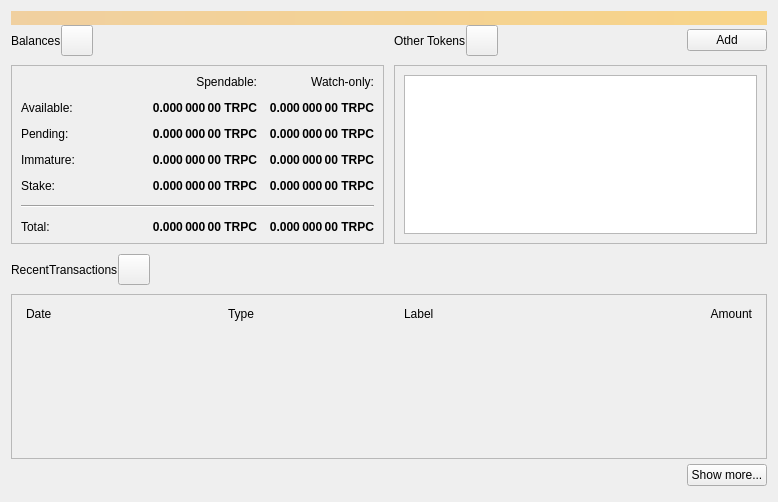
<?xml version="1.0" encoding="UTF-8"?>
<ui version="4.0">
 <class>OverviewPage</class>
 <widget class="QWidget" name="OverviewPage">
  <property name="geometry">
   <rect>
    <x>0</x>
    <y>0</y>
    <width>778</width>
    <height>502</height>
   </rect>
  </property>
  <property name="windowTitle">
   <string>Form</string>
  </property>
  <layout class="QVBoxLayout" name="topLayout">
   <property name="spacing">
    <number>0</number>
   </property>
   <item>
    <widget class="QLabel" name="labelAlerts">
     <property name="visible">
      <bool>false</bool>
     </property>
     <property name="styleSheet">
      <string notr="true">QLabel { background-color: qlineargradient(x1: 0, y1: 0, x2: 1, y2: 0, stop:0 #F0D0A0, stop:1 #F8D488); color:#000000; }</string>
     </property>
     <property name="wordWrap">
      <bool>true</bool>
     </property>
     <property name="margin">
      <number>3</number>
     </property>
     <property name="textInteractionFlags">
      <set>Qt::TextSelectableByMouse</set>
     </property>
    </widget>
   </item>
   <item>
    <layout class="QGridLayout" name="gridLayout_2">
     <item row="0" column="2">
      <layout class="QHBoxLayout" name="horizontalLayout_4">
       <property name="bottomMargin">
        <number>9</number>
       </property>
       <item>
        <widget class="QLabel" name="labelTokens">
         <property name="text">
          <string>Other Tokens</string>
         </property>
        </widget>
       </item>
       <item>
        <widget class="QToolButton" name="labelTokenStatus">
         <property name="toolTip">
          <string>The displayed information may be out of date. Your wallet automatically synchronizes with the Tripi network after a connection is established, but this process has not completed yet.</string>
         </property>
         <property name="text">
          <string/>
         </property>
         <property name="iconSize">
          <size>
           <width>24</width>
           <height>24</height>
          </size>
         </property>
         <property name="flat" stdset="0">
          <bool>false</bool>
         </property>
        </widget>
       </item>
       <item>
        <spacer name="horizontalSpacer_7">
         <property name="orientation">
          <enum>Qt::Horizontal</enum>
         </property>
         <property name="sizeHint" stdset="0">
          <size>
           <width>40</width>
           <height>20</height>
          </size>
         </property>
        </spacer>
       </item>
       <item>
        <widget class="QPushButton" name="buttonAddToken">
         <property name="text">
          <string>Add</string>
         </property>
        </widget>
       </item>
      </layout>
     </item>
     <item row="1" column="2">
      <widget class="QFrame" name="frameOtherTokens">
       <property name="minimumSize">
        <size>
         <width>0</width>
         <height>100</height>
        </size>
       </property>
       <property name="frameShape">
        <enum>QFrame::StyledPanel</enum>
       </property>
       <property name="frameShadow">
        <enum>QFrame::Raised</enum>
       </property>
       <layout class="QVBoxLayout" name="verticalLayout_10">
        <item>
         <widget class="QListView" name="listTokens">
          <property name="enabled">
           <bool>true</bool>
          </property>
         </widget>
        </item>
       </layout>
      </widget>
     </item>
     <item row="1" column="0">
      <widget class="QFrame" name="frameBalances">
       <property name="frameShape">
        <enum>QFrame::StyledPanel</enum>
       </property>
       <property name="frameShadow">
        <enum>QFrame::Raised</enum>
       </property>
       <layout class="QVBoxLayout" name="verticalLayout_4">
        <item>
         <layout class="QGridLayout" name="gridLayout">
          <property name="spacing">
           <number>12</number>
          </property>
          <item row="2" column="3">
           <widget class="QLabel" name="labelWatchPending">
            <property name="font">
             <font>
              <weight>75</weight>
              <bold>true</bold>
             </font>
            </property>
            <property name="cursor">
             <cursorShape>IBeamCursor</cursorShape>
            </property>
            <property name="toolTip">
             <string>Unconfirmed transactions to watch-only addresses</string>
            </property>
            <property name="text">
             <string notr="true">0.000 000 00 TRPC</string>
            </property>
            <property name="alignment">
             <set>Qt::AlignRight|Qt::AlignTrailing|Qt::AlignVCenter</set>
            </property>
            <property name="textInteractionFlags">
             <set>Qt::LinksAccessibleByMouse|Qt::TextSelectableByKeyboard|Qt::TextSelectableByMouse</set>
            </property>
           </widget>
          </item>
          <item row="2" column="2">
           <widget class="QLabel" name="labelUnconfirmed">
            <property name="font">
             <font>
              <weight>75</weight>
              <bold>true</bold>
             </font>
            </property>
            <property name="cursor">
             <cursorShape>IBeamCursor</cursorShape>
            </property>
            <property name="toolTip">
             <string>Total of transactions that have yet to be confirmed, and do not yet count toward the spendable balance</string>
            </property>
            <property name="text">
             <string notr="true">0.000 000 00 TRPC</string>
            </property>
            <property name="alignment">
             <set>Qt::AlignRight|Qt::AlignTrailing|Qt::AlignVCenter</set>
            </property>
            <property name="textInteractionFlags">
             <set>Qt::LinksAccessibleByMouse|Qt::TextSelectableByKeyboard|Qt::TextSelectableByMouse</set>
            </property>
           </widget>
          </item>
          <item row="3" column="2">
           <widget class="QLabel" name="labelImmature">
            <property name="font">
             <font>
              <weight>75</weight>
              <bold>true</bold>
             </font>
            </property>
            <property name="cursor">
             <cursorShape>IBeamCursor</cursorShape>
            </property>
            <property name="toolTip">
             <string>Mined balance that has not yet matured</string>
            </property>
            <property name="text">
             <string notr="true">0.000 000 00 TRPC</string>
            </property>
            <property name="alignment">
             <set>Qt::AlignRight|Qt::AlignTrailing|Qt::AlignVCenter</set>
            </property>
            <property name="textInteractionFlags">
             <set>Qt::LinksAccessibleByMouse|Qt::TextSelectableByKeyboard|Qt::TextSelectableByMouse</set>
            </property>
           </widget>
          </item>
          <item row="3" column="0">
           <widget class="QLabel" name="labelImmatureText">
            <property name="text">
             <string>Immature:</string>
            </property>
           </widget>
          </item>
          <item row="0" column="3">
           <widget class="QLabel" name="labelWatchonly">
            <property name="text">
             <string>Watch-only:</string>
            </property>
            <property name="alignment">
             <set>Qt::AlignRight|Qt::AlignTrailing|Qt::AlignVCenter</set>
            </property>
           </widget>
          </item>
          <item row="1" column="0">
           <widget class="QLabel" name="labelBalanceText">
            <property name="text">
             <string>Available:</string>
            </property>
           </widget>
          </item>
          <item row="1" column="2">
           <widget class="QLabel" name="labelBalance">
            <property name="font">
             <font>
              <weight>75</weight>
              <bold>true</bold>
             </font>
            </property>
            <property name="cursor">
             <cursorShape>IBeamCursor</cursorShape>
            </property>
            <property name="toolTip">
             <string>Your current spendable balance</string>
            </property>
            <property name="text">
             <string notr="true">0.000 000 00 TRPC</string>
            </property>
            <property name="alignment">
             <set>Qt::AlignRight|Qt::AlignTrailing|Qt::AlignVCenter</set>
            </property>
            <property name="textInteractionFlags">
             <set>Qt::LinksAccessibleByMouse|Qt::TextSelectableByKeyboard|Qt::TextSelectableByMouse</set>
            </property>
           </widget>
          </item>
          <item row="1" column="3">
           <widget class="QLabel" name="labelWatchAvailable">
            <property name="font">
             <font>
              <weight>75</weight>
              <bold>true</bold>
             </font>
            </property>
            <property name="cursor">
             <cursorShape>IBeamCursor</cursorShape>
            </property>
            <property name="toolTip">
             <string>Your current balance in watch-only addresses</string>
            </property>
            <property name="text">
             <string notr="true">0.000 000 00 TRPC</string>
            </property>
            <property name="alignment">
             <set>Qt::AlignRight|Qt::AlignTrailing|Qt::AlignVCenter</set>
            </property>
            <property name="textInteractionFlags">
             <set>Qt::LinksAccessibleByMouse|Qt::TextSelectableByKeyboard|Qt::TextSelectableByMouse</set>
            </property>
           </widget>
          </item>
          <item row="2" column="0">
           <widget class="QLabel" name="labelPendingText">
            <property name="text">
             <string>Pending:</string>
            </property>
           </widget>
          </item>
          <item row="0" column="2">
           <widget class="QLabel" name="labelSpendable">
            <property name="text">
             <string>Spendable:</string>
            </property>
            <property name="alignment">
             <set>Qt::AlignRight|Qt::AlignTrailing|Qt::AlignVCenter</set>
            </property>
           </widget>
          </item>
          <item row="4" column="0">
           <widget class="QLabel" name="labelStakeText">
            <property name="text">
             <string>Stake:</string>
            </property>
           </widget>
          </item>
          <item row="4" column="2">
           <widget class="QLabel" name="labelStake">
            <property name="font">
             <font>
              <weight>75</weight>
              <bold>true</bold>
             </font>
            </property>
            <property name="text">
             <string>0.000 000 00 TRPC</string>
            </property>
            <property name="alignment">
             <set>Qt::AlignRight|Qt::AlignTrailing|Qt::AlignVCenter</set>
            </property>
            <property name="textInteractionFlags">
             <set>Qt::LinksAccessibleByMouse|Qt::TextSelectableByKeyboard|Qt::TextSelectableByMouse</set>
            </property>
           </widget>
          </item>
          <item row="4" column="3">
           <widget class="QLabel" name="labelWatchStake">
            <property name="font">
             <font>
              <weight>75</weight>
              <bold>true</bold>
             </font>
            </property>
            <property name="text">
             <string>0.000 000 00 TRPC</string>
            </property>
            <property name="alignment">
             <set>Qt::AlignRight|Qt::AlignTrailing|Qt::AlignVCenter</set>
            </property>
            <property name="textInteractionFlags">
             <set>Qt::LinksAccessibleByMouse|Qt::TextSelectableByKeyboard|Qt::TextSelectableByMouse</set>
            </property>
           </widget>
          </item>
          <item row="3" column="3">
           <widget class="QLabel" name="labelWatchImmature">
            <property name="font">
             <font>
              <weight>75</weight>
              <bold>true</bold>
             </font>
            </property>
            <property name="cursor">
             <cursorShape>IBeamCursor</cursorShape>
            </property>
            <property name="toolTip">
             <string>Mined balance in watch-only addresses that has not yet matured</string>
            </property>
            <property name="text">
             <string notr="true">0.000 000 00 TRPC</string>
            </property>
            <property name="alignment">
             <set>Qt::AlignRight|Qt::AlignTrailing|Qt::AlignVCenter</set>
            </property>
            <property name="textInteractionFlags">
             <set>Qt::LinksAccessibleByMouse|Qt::TextSelectableByKeyboard|Qt::TextSelectableByMouse</set>
            </property>
           </widget>
          </item>
          <item row="7" column="3">
           <widget class="QLabel" name="labelWatchTotal">
            <property name="font">
             <font>
              <weight>75</weight>
              <bold>true</bold>
             </font>
            </property>
            <property name="cursor">
             <cursorShape>IBeamCursor</cursorShape>
            </property>
            <property name="toolTip">
             <string>Current total balance in watch-only addresses</string>
            </property>
            <property name="text">
             <string notr="true">0.000 000 00 TRPC</string>
            </property>
            <property name="alignment">
             <set>Qt::AlignRight|Qt::AlignTrailing|Qt::AlignVCenter</set>
            </property>
            <property name="textInteractionFlags">
             <set>Qt::LinksAccessibleByMouse|Qt::TextSelectableByKeyboard|Qt::TextSelectableByMouse</set>
            </property>
           </widget>
          </item>
          <item row="5" column="0" colspan="4">
           <spacer name="verticalSpacer">
            <property name="orientation">
             <enum>Qt::Vertical</enum>
            </property>
            <property name="sizeHint" stdset="0">
             <size>
              <width>20</width>
              <height>40</height>
             </size>
            </property>
           </spacer>
          </item>
          <item row="7" column="2">
           <widget class="QLabel" name="labelTotal">
            <property name="font">
             <font>
              <weight>75</weight>
              <bold>true</bold>
             </font>
            </property>
            <property name="cursor">
             <cursorShape>IBeamCursor</cursorShape>
            </property>
            <property name="toolTip">
             <string>Your current total balance</string>
            </property>
            <property name="text">
             <string notr="true">0.000 000 00 TRPC</string>
            </property>
            <property name="alignment">
             <set>Qt::AlignRight|Qt::AlignTrailing|Qt::AlignVCenter</set>
            </property>
            <property name="textInteractionFlags">
             <set>Qt::LinksAccessibleByMouse|Qt::TextSelectableByKeyboard|Qt::TextSelectableByMouse</set>
            </property>
           </widget>
          </item>
          <item row="0" column="1" rowspan="5">
           <spacer name="horizontalSpacer_5">
            <property name="orientation">
             <enum>Qt::Horizontal</enum>
            </property>
            <property name="sizeHint" stdset="0">
             <size>
              <width>40</width>
              <height>20</height>
             </size>
            </property>
           </spacer>
          </item>
          <item row="7" column="0">
           <widget class="QLabel" name="labelTotalText">
            <property name="text">
             <string>Total:        </string>
            </property>
           </widget>
          </item>
          <item row="6" column="0" colspan="4">
           <widget class="Line" name="hLine">
            <property name="orientation">
             <enum>Qt::Horizontal</enum>
            </property>
           </widget>
          </item>
         </layout>
        </item>
       </layout>
      </widget>
     </item>
     <item row="0" column="0">
      <layout class="QHBoxLayout" name="horizontalLayout_2">
       <property name="bottomMargin">
        <number>9</number>
       </property>
       <item>
        <widget class="QLabel" name="labelBalances">
         <property name="text">
          <string>Balances</string>
         </property>
        </widget>
       </item>
       <item>
        <widget class="QToolButton" name="labelWalletStatus">
         <property name="enabled">
          <bool>true</bool>
         </property>
         <property name="toolTip">
          <string>The displayed information may be out of date. Your wallet automatically synchronizes with the Tripi network after a connection is established, but this process has not completed yet.</string>
         </property>
         <property name="text">
          <string/>
         </property>
         <property name="icon">
          <iconset>
           <normaloff>:/icons/warning</normaloff>
           <disabledoff>:/icons/warning</disabledoff>:/icons/warning</iconset>
         </property>
         <property name="iconSize">
          <size>
           <width>24</width>
           <height>24</height>
          </size>
         </property>
         <property name="flat" stdset="0">
          <bool>false</bool>
         </property>
        </widget>
       </item>
       <item>
        <spacer name="horizontalSpacer">
         <property name="orientation">
          <enum>Qt::Horizontal</enum>
         </property>
         <property name="sizeHint" stdset="0">
          <size>
           <width>40</width>
           <height>20</height>
          </size>
         </property>
        </spacer>
       </item>
      </layout>
     </item>
     <item row="0" column="1" rowspan="2">
      <spacer name="horizontalSpacer_4">
       <property name="orientation">
        <enum>Qt::Horizontal</enum>
       </property>
       <property name="sizeType">
        <enum>QSizePolicy::Fixed</enum>
       </property>
       <property name="sizeHint" stdset="0">
        <size>
         <width>10</width>
         <height>20</height>
        </size>
       </property>
      </spacer>
     </item>
    </layout>
   </item>
   <item>
    <spacer name="verticalSpacer_4">
     <property name="orientation">
      <enum>Qt::Vertical</enum>
     </property>
     <property name="sizeType">
      <enum>QSizePolicy::Fixed</enum>
     </property>
     <property name="sizeHint" stdset="0">
      <size>
       <width>20</width>
       <height>10</height>
      </size>
     </property>
    </spacer>
   </item>
   <item>
    <layout class="QHBoxLayout" name="horizontalLayout_6">
     <property name="bottomMargin">
      <number>9</number>
     </property>
     <item>
      <widget class="QLabel" name="labelRecentTransactions">
       <property name="text">
        <string>RecentTransactions</string>
       </property>
      </widget>
     </item>
     <item>
      <widget class="QToolButton" name="labelTransactionsStatus">
       <property name="enabled">
        <bool>true</bool>
       </property>
       <property name="toolTip">
        <string>The displayed information may be out of date. Your wallet automatically synchronizes with the Tripi network after a connection is established, but this process has not completed yet.</string>
       </property>
       <property name="text">
        <string/>
       </property>
       <property name="icon">
        <iconset>
         <normaloff>:/icons/warning</normaloff>
         <disabledoff>:/icons/warning</disabledoff>:/icons/warning</iconset>
       </property>
       <property name="iconSize">
        <size>
         <width>24</width>
         <height>24</height>
        </size>
       </property>
       <property name="flat" stdset="0">
        <bool>false</bool>
       </property>
      </widget>
     </item>
     <item>
      <spacer name="horizontalSpacer_3">
       <property name="orientation">
        <enum>Qt::Horizontal</enum>
       </property>
       <property name="sizeHint" stdset="0">
        <size>
         <width>40</width>
         <height>20</height>
        </size>
       </property>
      </spacer>
     </item>
    </layout>
   </item>
   <item>
    <layout class="QVBoxLayout" name="verticalLayout_3">
     <item>
      <widget class="QFrame" name="frameRecentTransactions">
       <property name="frameShape">
        <enum>QFrame::StyledPanel</enum>
       </property>
       <property name="frameShadow">
        <enum>QFrame::Raised</enum>
       </property>
       <layout class="QVBoxLayout" name="verticalLayout_8">
        <item>
         <layout class="QHBoxLayout" name="horizontalLayout_3">
          <property name="spacing">
           <number>5</number>
          </property>
          <property name="leftMargin">
           <number>5</number>
          </property>
          <property name="rightMargin">
           <number>5</number>
          </property>
          <item>
           <widget class="QLabel" name="labelDate">
            <property name="text">
             <string>Date</string>
            </property>
           </widget>
          </item>
          <item>
           <spacer name="horizontalSpacer_2">
            <property name="orientation">
             <enum>Qt::Horizontal</enum>
            </property>
            <property name="sizeType">
             <enum>QSizePolicy::Fixed</enum>
            </property>
            <property name="sizeHint" stdset="0">
             <size>
              <width>25</width>
              <height>20</height>
             </size>
            </property>
           </spacer>
          </item>
          <item>
           <widget class="QLabel" name="labelType">
            <property name="text">
             <string>Type</string>
            </property>
           </widget>
          </item>
          <item>
           <widget class="QLabel" name="labelAddress">
            <property name="text">
             <string>Label</string>
            </property>
           </widget>
          </item>
          <item>
           <widget class="QLabel" name="labelAmount">
            <property name="text">
             <string>Amount</string>
            </property>
            <property name="alignment">
             <set>Qt::AlignRight|Qt::AlignTrailing|Qt::AlignVCenter</set>
            </property>
           </widget>
          </item>
         </layout>
        </item>
        <item>
         <widget class="QListView" name="listTransactions">
          <property name="styleSheet">
           <string notr="true">QListView { background: transparent; }</string>
          </property>
          <property name="frameShape">
           <enum>QFrame::NoFrame</enum>
          </property>
          <property name="verticalScrollBarPolicy">
           <enum>Qt::ScrollBarAlwaysOff</enum>
          </property>
          <property name="horizontalScrollBarPolicy">
           <enum>Qt::ScrollBarAlwaysOff</enum>
          </property>
         </widget>
        </item>
       </layout>
      </widget>
     </item>
     <item>
      <layout class="QHBoxLayout" name="horizontalLayout">
       <property name="topMargin">
        <number>5</number>
       </property>
       <property name="bottomMargin">
        <number>5</number>
       </property>
       <item>
        <spacer name="horizontalSpacer_6">
         <property name="orientation">
          <enum>Qt::Horizontal</enum>
         </property>
         <property name="sizeHint" stdset="0">
          <size>
           <width>40</width>
           <height>20</height>
          </size>
         </property>
        </spacer>
       </item>
       <item>
        <widget class="QPushButton" name="showMoreButton">
         <property name="text">
          <string>Show more...</string>
         </property>
        </widget>
       </item>
      </layout>
     </item>
    </layout>
   </item>
  </layout>
 </widget>
 <resources/>
 <connections/>
</ui>
